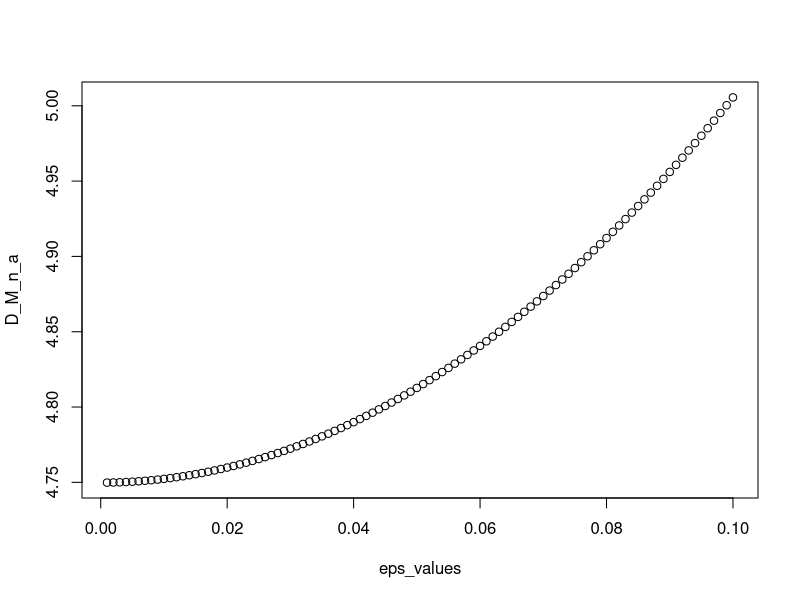
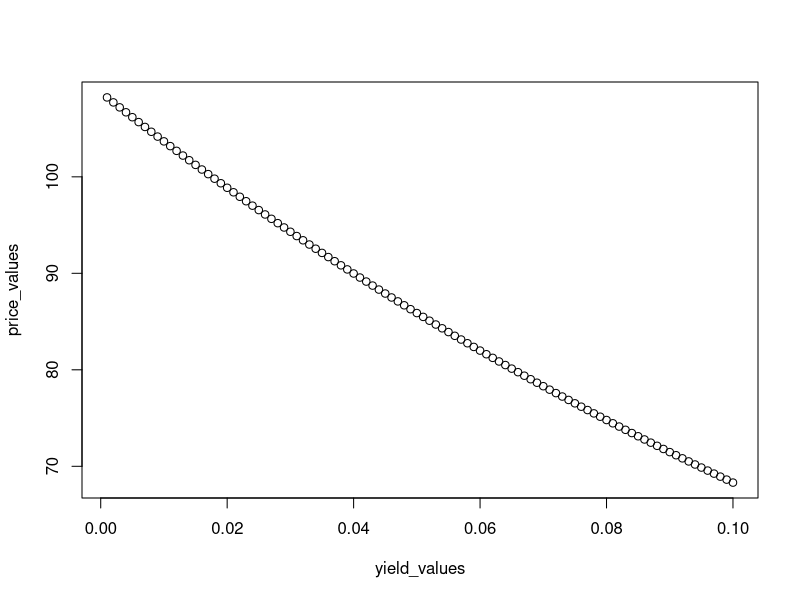
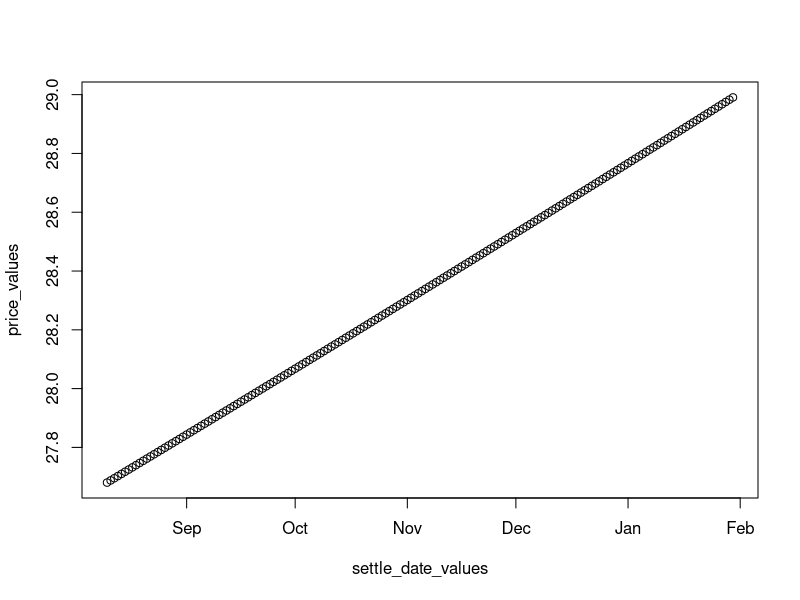

Generate these figures, in order, with R:
## ---- chunk 1
knitr::opts_chunk$set(echo = TRUE)
## ---- chunk 2
library(data.table)
library(lubridate)
## ---- chunk 3
settle_date <- as.Date("2010-08-10")
position <- 100
coupon <- 1.75/100
next_coupon_date <- as.Date("2011-01-31")
dates <- rep(next_coupon_date,10)
for (i in 2:length(dates)){
  dates[i] <- dates[i-1] %m+% months(6)
}
yield <- 1.524/100
## ---- chunk 4
table_2_2 <- data.table(dates)
table_2_2[,days:=dates-settle_date][,diff_time:=as.numeric(days/365)][,cf:=position*coupon/2]
table_2_2[.N,cf:=cf+position]
table_2_2[,df:=1/((1+yield/2)^(2*diff_time))][,cf_df:=cf*df][,diff_time_cf_df:=diff_time*cf_df]
table_2_2
## ---- chunk 5
D_M_a <- 1/sum(table_2_2[,cf_df]) * 1/(1+yield/2) * sum(table_2_2[,diff_time_cf_df])
D_M_a
## ---- chunk 6
eps<-0.01
D_M_n_dt <- table_2_2[,.(dates,days,diff_time,cf,df)]
D_M_n_dt[,df_p_eps:=1/((1+(yield+eps)/2)^(2*diff_time))][,df_m_eps:=1/((1+(yield-eps)/2)^(2*diff_time))]
D_M_n_dt[,cf_df_p:=cf*df_p_eps][,cf_df_m:=cf*df_m_eps]
D_M_n <- -1/sum(table_2_2[,cf_df]) * (sum(D_M_n_dt[,cf_df_p])-sum(D_M_n_dt[,cf_df_m]))/(2*eps)
c("V(t,y+eps)=",as.character(sum(D_M_n_dt[,cf_df_p])))
c("V(t,y-eps)=",as.character(sum(D_M_n_dt[,cf_df_m])))
D_M_n
## ---- chunk 7
eps_values = seq(0.001,0.1,0.001)
D_M_n_a=c()
for (eps in eps_values){
  D_M_n_dt[,df_p_eps:=1/((1+(yield+eps)/2)^(2*diff_time))][,df_m_eps:=1/((1+(yield-eps)/2)^(2*diff_time))]
  D_M_n_dt[,cf_df_p:=cf*df_p_eps][,cf_df_m:=cf*df_m_eps]
  D_M_n_a <- c(D_M_n_a,-1/sum(table_2_2[,cf_df]) * (sum(D_M_n_dt[,cf_df_p])-sum(D_M_n_dt[,cf_df_m]))/(2*eps))
  
}
plot(D_M_n_a~eps_values)
## ---- chunk 8
non_linearity_dt <- table_2_2[,.(dates,days,diff_time,cf)]
yield_values <- seq(0.001,0.1,0.001)
price_values <- c()
for (yield in yield_values){
  non_linearity_dt[,df:=1/((1+yield/2)^(2*diff_time))][,cf_df:=cf*df]
  price_values <- c(price_values,sum(non_linearity_dt[,cf_df]))
}
plot(price_values~yield_values)
## ---- chunk 9
settle_date <- as.Date("2010-08-10")
settle_date_values<-seq(settle_date,next_coupon_date-1,1)
price_values<-c()
time_exp_dt <- data.table(dates)
for (sd in settle_date_values){
  time_exp_dt[,days:=dates-as.Date(sd,origin = "1960-10-01")][,diff_time:=as.numeric(days/365)][,cf:=position*coupon/2]
  time_exp_dt[.N,cf:=cf+position]
  time_exp_dt[,df:=1/((1+yield/2)^(2*diff_time))][,cf_df:=cf*df]
  price_values <- c(price_values,sum(time_exp_dt[,cf_df]))
}
plot(price_values~settle_date_values)
